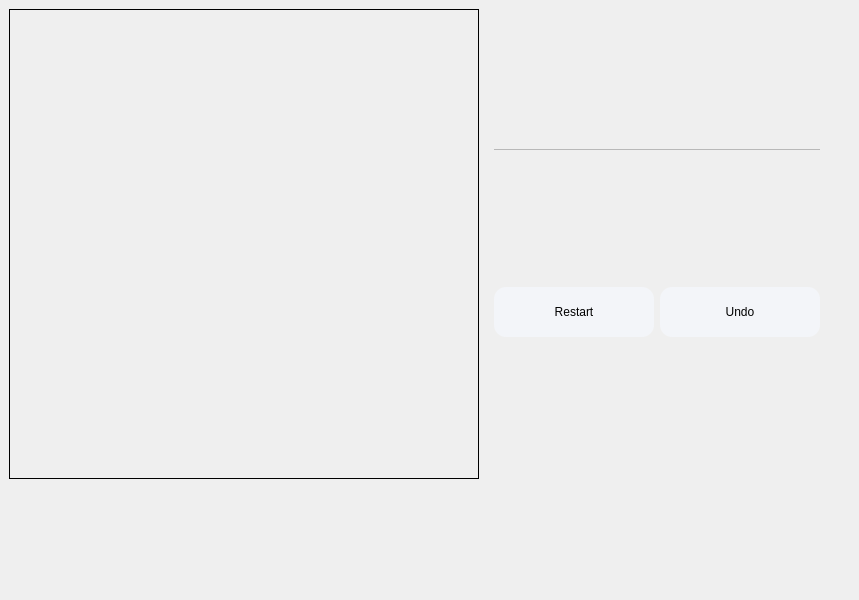
<?xml version="1.0" encoding="UTF-8"?>
<ui version="4.0">
 <class>MainWindow</class>
 <widget class="QMainWindow" name="MainWindow">
  <property name="geometry">
   <rect>
    <x>0</x>
    <y>0</y>
    <width>859</width>
    <height>600</height>
   </rect>
  </property>
  <property name="minimumSize">
   <size>
    <width>0</width>
    <height>0</height>
   </size>
  </property>
  <property name="windowTitle">
   <string>MainWindow</string>
  </property>
  <widget class="QWidget" name="centralwidget">
   <property name="minimumSize">
    <size>
     <width>0</width>
     <height>0</height>
    </size>
   </property>
   <layout class="QFormLayout" name="formLayout">
    <item row="0" column="0">
     <layout class="QHBoxLayout" name="horizontalLayout">
      <item>
       <widget class="QGobangBoard" name="board">
        <property name="enabled">
         <bool>true</bool>
        </property>
        <property name="minimumSize">
         <size>
          <width>470</width>
          <height>470</height>
         </size>
        </property>
        <property name="styleSheet">
         <string notr="true"/>
        </property>
        <property name="frameShape">
         <enum>QFrame::Box</enum>
        </property>
        <property name="frameShadow">
         <enum>QFrame::Plain</enum>
        </property>
       </widget>
      </item>
      <item>
       <widget class="QFrame" name="verticalFrame">
        <property name="styleSheet">
         <string notr="true">QPushButton
{
	border: transparent;
	background-color: rgb(243, 245, 249);
	border-radius: 12px;
	max-width:160;
	min-width:160;
	max-height:50;
	min-height:50;
}
QPushButton:hover
{
	background-color: rgb(230, 230, 230);
}

</string>
        </property>
        <layout class="QVBoxLayout" name="verticalLayout">
         <item>
          <widget class="QFrame" name="frame">
           <property name="minimumSize">
            <size>
             <width>0</width>
             <height>1</height>
            </size>
           </property>
           <property name="maximumSize">
            <size>
             <width>16777215</width>
             <height>1</height>
            </size>
           </property>
           <property name="frameShape">
            <enum>QFrame::StyledPanel</enum>
           </property>
           <property name="frameShadow">
            <enum>QFrame::Plain</enum>
           </property>
          </widget>
         </item>
         <item>
          <layout class="QHBoxLayout" name="horizontalLayout_2">
           <item>
            <widget class="QPushButton" name="btnRestart">
             <property name="cursor">
              <cursorShape>PointingHandCursor</cursorShape>
             </property>
             <property name="text">
              <string>Restart</string>
             </property>
            </widget>
           </item>
           <item>
            <widget class="QPushButton" name="btnUndo">
             <property name="cursor">
              <cursorShape>PointingHandCursor</cursorShape>
             </property>
             <property name="text">
              <string>Undo</string>
             </property>
            </widget>
           </item>
          </layout>
         </item>
        </layout>
       </widget>
      </item>
     </layout>
    </item>
   </layout>
  </widget>
 </widget>
 <customwidgets>
  <customwidget>
   <class>QGobangBoard</class>
   <extends>QFrame</extends>
   <header>qgobangboard.h</header>
   <container>1</container>
  </customwidget>
 </customwidgets>
 <resources/>
 <connections/>
</ui>
